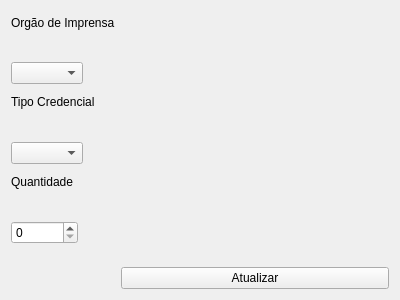
<?xml version="1.0" encoding="UTF-8"?>
<ui version="4.0">
 <class>Form</class>
 <widget class="QWidget" name="Form">
  <property name="geometry">
   <rect>
    <x>0</x>
    <y>0</y>
    <width>400</width>
    <height>300</height>
   </rect>
  </property>
  <property name="windowTitle">
   <string>Editar Quantidades Credencias do OI</string>
  </property>
  <layout class="QFormLayout" name="formLayout">
   <item row="2" column="0">
    <widget class="QLabel" name="label_2">
     <property name="text">
      <string>Orgão de Imprensa</string>
     </property>
    </widget>
   </item>
   <item row="3" column="0">
    <widget class="QComboBox" name="qcomboboxoi"/>
   </item>
   <item row="7" column="0">
    <widget class="QSpinBox" name="qspinboxqtd">
     <property name="maximum">
      <number>999999999</number>
     </property>
    </widget>
   </item>
   <item row="6" column="0">
    <widget class="QLabel" name="label_3">
     <property name="text">
      <string>Quantidade</string>
     </property>
    </widget>
   </item>
   <item row="5" column="0">
    <widget class="QComboBox" name="qcomboboxtipocred"/>
   </item>
   <item row="4" column="0">
    <widget class="QLabel" name="label">
     <property name="text">
      <string>Tipo Credencial</string>
     </property>
    </widget>
   </item>
   <item row="8" column="1">
    <widget class="QPushButton" name="updatebutton">
     <property name="text">
      <string>Atualizar</string>
     </property>
    </widget>
   </item>
   <item row="7" column="1">
    <spacer name="verticalSpacer">
     <property name="orientation">
      <enum>Qt::Vertical</enum>
     </property>
     <property name="sizeHint" stdset="0">
      <size>
       <width>20</width>
       <height>40</height>
      </size>
     </property>
    </spacer>
   </item>
  </layout>
 </widget>
 <resources/>
 <connections/>
</ui>
